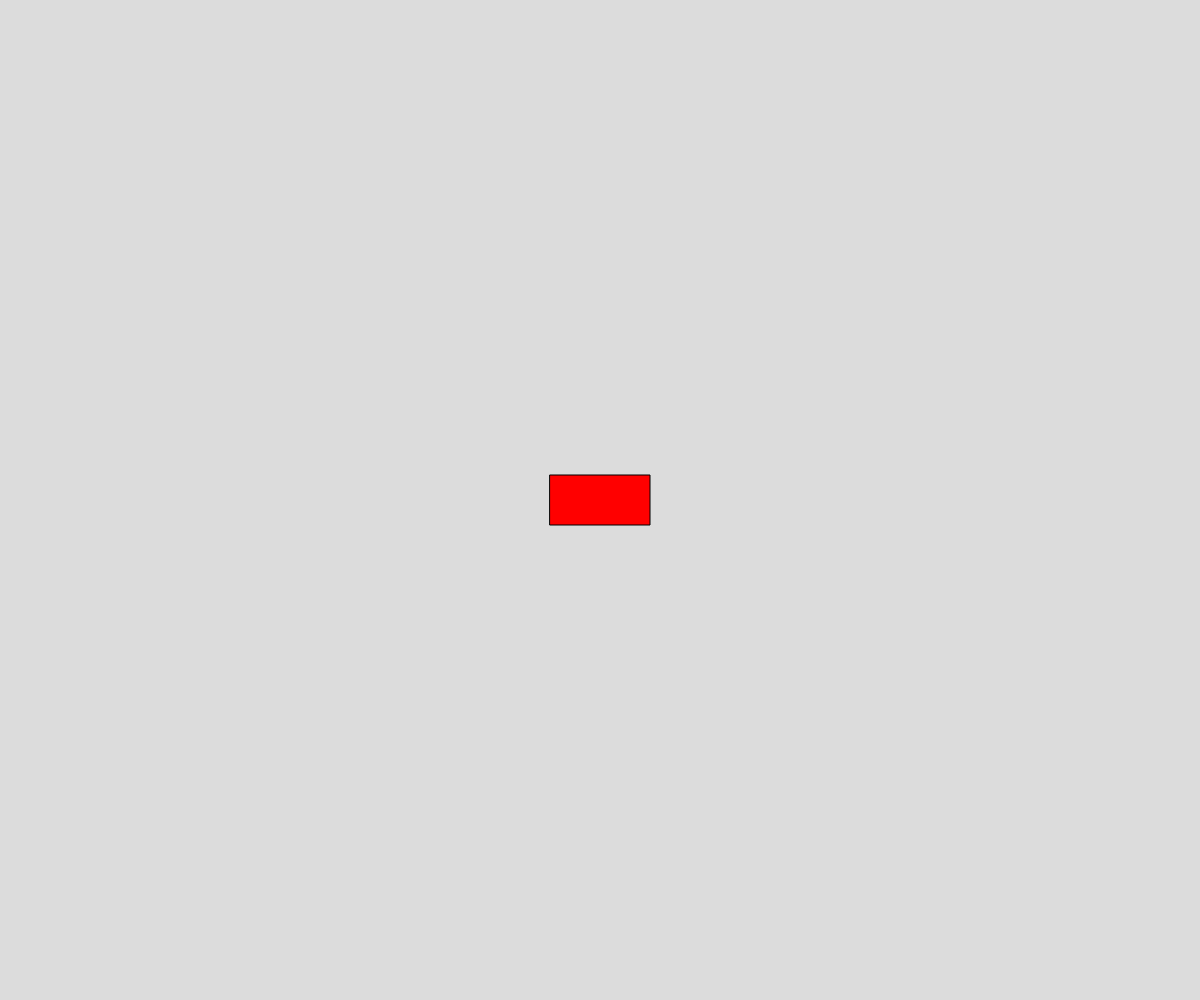
Frame 1 (no input)
Frame 60 (no input): identical to frame 1, image omitted
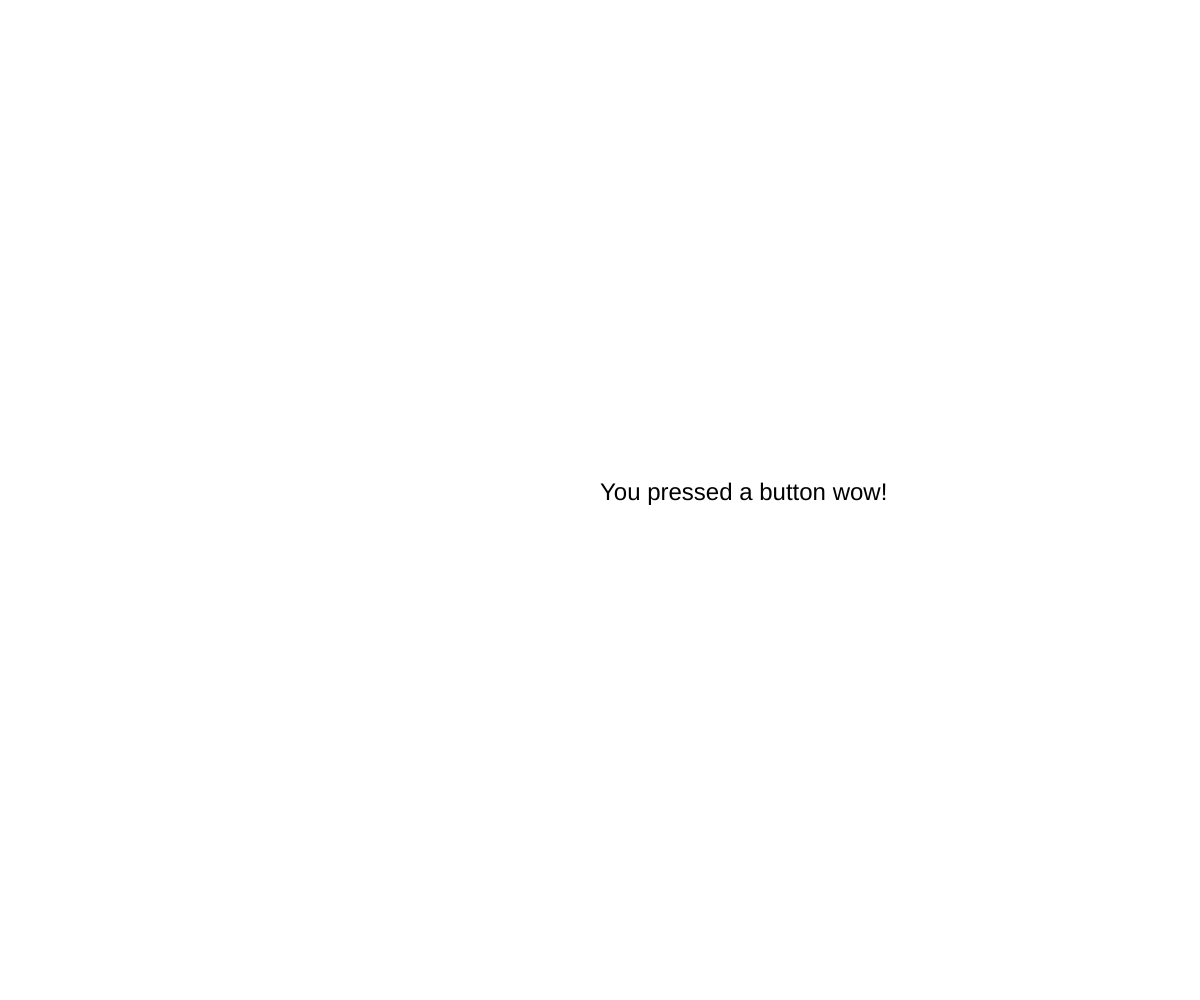
Frame 120 (the mouse pressed at the canvas centre since frame 60)

The p5.js sketch that drew these frames (run headless with seeded random() and noise() and a simulated clock; from frame 60 on, the mouse is pressed at the canvas centre):

// p5.js sketch
// ── sketch.js
// Project Title
// Your Name
// Date
//
// Extra for Experts:
// - describe what you did to take this project "above and beyond"

let button = []; // Array to hold button properties [x, y, width, height, clicked]
let buttonColor;

function setup() {
  createCanvas(windowWidth, windowHeight);
  let buttonWidth = 100; // Define the width of the button
  let buttonHeight = 50; // Define the height of the button
  button = [windowWidth / 2, windowHeight / 2, buttonWidth, buttonHeight, false]; // Initialize button properties
  buttonColor = color('red'); // Define the button color
}

function draw() {
  background(220);
  
  // Draw button
  if (!button[4]) {
    fill(buttonColor); // Use the button color
    rectMode(CENTER); // Set rect mode to center
    rect(button[0], button[1], button[2], button[3]); // Draw the button as a rectangle
  } else {
    // Draw a different scene after the button is clicked
    background(255);
    textSize(24);
    fill(0);
    text("You pressed a button wow!", windowWidth / 2, windowHeight / 2);
  }
}

function mousePressed() {
  // Check if the mouse is inside the button area
  let buttonHalfWidth = button[2] / 2;
  let buttonHalfHeight = button[3] / 2;
  if (!button[4] && mouseX > button[0] - buttonHalfWidth && mouseX < button[0] + buttonHalfWidth && mouseY > button[1] - buttonHalfHeight && mouseY < button[1] + buttonHalfHeight) {
    button[4] = true; // Set button clicked to true
  }
}
